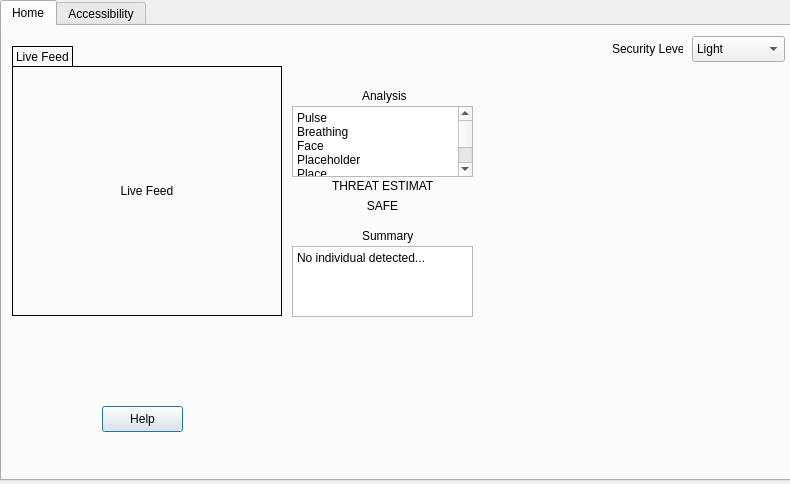
<?xml version="1.0" encoding="UTF-8"?>
<ui version="4.0">
 <class>Dialog</class>
 <widget class="QDialog" name="Dialog">
  <property name="geometry">
   <rect>
    <x>0</x>
    <y>0</y>
    <width>790</width>
    <height>484</height>
   </rect>
  </property>
  <property name="windowTitle">
   <string>Dialog</string>
  </property>
  <widget class="QTabWidget" name="tabWidget">
   <property name="geometry">
    <rect>
     <x>0</x>
     <y>0</y>
     <width>801</width>
     <height>481</height>
    </rect>
   </property>
   <property name="currentIndex">
    <number>0</number>
   </property>
   <widget class="QWidget" name="home">
    <attribute name="title">
     <string>Home</string>
    </attribute>
    <widget class="QLabel" name="camera_feed">
     <property name="geometry">
      <rect>
       <x>10</x>
       <y>40</y>
       <width>270</width>
       <height>250</height>
      </rect>
     </property>
     <property name="frameShape">
      <enum>QFrame::Shape::Box</enum>
     </property>
     <property name="text">
      <string>Live Feed</string>
     </property>
     <property name="alignment">
      <set>Qt::AlignmentFlag::AlignCenter</set>
     </property>
    </widget>
    <widget class="QLabel" name="sec_level_label">
     <property name="geometry">
      <rect>
       <x>610</x>
       <y>15</y>
       <width>71</width>
       <height>16</height>
      </rect>
     </property>
     <property name="text">
      <string>Security Level</string>
     </property>
    </widget>
    <widget class="QComboBox" name="sec_level_combo">
     <property name="geometry">
      <rect>
       <x>690</x>
       <y>10</y>
       <width>93</width>
       <height>26</height>
      </rect>
     </property>
     <item>
      <property name="text">
       <string>Light</string>
      </property>
     </item>
     <item>
      <property name="text">
       <string>Medium</string>
      </property>
     </item>
     <item>
      <property name="text">
       <string>High</string>
      </property>
     </item>
    </widget>
    <widget class="QTextBrowser" name="stats_text">
     <property name="geometry">
      <rect>
       <x>290</x>
       <y>80</y>
       <width>181</width>
       <height>71</height>
      </rect>
     </property>
     <property name="html">
      <string>&lt;!DOCTYPE HTML PUBLIC &quot;-//W3C//DTD HTML 4.0//EN&quot; &quot;http://www.w3.org/TR/REC-html40/strict.dtd&quot;&gt;
&lt;html&gt;&lt;head&gt;&lt;meta name=&quot;qrichtext&quot; content=&quot;1&quot; /&gt;&lt;meta charset=&quot;utf-8&quot; /&gt;&lt;style type=&quot;text/css&quot;&gt;
p, li { white-space: pre-wrap; }
hr { height: 1px; border-width: 0; }
li.unchecked::marker { content: &quot;\2610&quot;; }
li.checked::marker { content: &quot;\2612&quot;; }
&lt;/style&gt;&lt;/head&gt;&lt;body style=&quot; font-family:'Segoe UI'; font-size:9pt; font-weight:400; font-style:normal;&quot;&gt;
&lt;p style=&quot; margin-top:0px; margin-bottom:0px; margin-left:0px; margin-right:0px; -qt-block-indent:0; text-indent:0px;&quot;&gt;Pulse&lt;/p&gt;
&lt;p style=&quot; margin-top:0px; margin-bottom:0px; margin-left:0px; margin-right:0px; -qt-block-indent:0; text-indent:0px;&quot;&gt;Breathing&lt;/p&gt;
&lt;p style=&quot; margin-top:0px; margin-bottom:0px; margin-left:0px; margin-right:0px; -qt-block-indent:0; text-indent:0px;&quot;&gt;Face&lt;/p&gt;
&lt;p style=&quot; margin-top:0px; margin-bottom:0px; margin-left:0px; margin-right:0px; -qt-block-indent:0; text-indent:0px;&quot;&gt;Placeholder&lt;/p&gt;
&lt;p style=&quot; margin-top:0px; margin-bottom:0px; margin-left:0px; margin-right:0px; -qt-block-indent:0; text-indent:0px;&quot;&gt;Place&lt;/p&gt;
&lt;p style=&quot; margin-top:0px; margin-bottom:0px; margin-left:0px; margin-right:0px; -qt-block-indent:0; text-indent:0px;&quot;&gt;Lace&lt;/p&gt;
&lt;p style=&quot; margin-top:0px; margin-bottom:0px; margin-left:0px; margin-right:0px; -qt-block-indent:0; text-indent:0px;&quot;&gt;Ac&lt;/p&gt;
&lt;p style=&quot; margin-top:0px; margin-bottom:0px; margin-left:0px; margin-right:0px; -qt-block-indent:0; text-indent:0px;&quot;&gt;A&lt;/p&gt;
&lt;p style=&quot; margin-top:0px; margin-bottom:0px; margin-left:0px; margin-right:0px; -qt-block-indent:0; text-indent:0px;&quot;&gt;.&lt;/p&gt;&lt;/body&gt;&lt;/html&gt;</string>
     </property>
    </widget>
    <widget class="QLabel" name="analysis_label">
     <property name="geometry">
      <rect>
       <x>360</x>
       <y>60</y>
       <width>51</width>
       <height>20</height>
      </rect>
     </property>
     <property name="text">
      <string>Analysis</string>
     </property>
    </widget>
    <widget class="QLabel" name="threat_estimate_label">
     <property name="geometry">
      <rect>
       <x>330</x>
       <y>150</y>
       <width>101</width>
       <height>20</height>
      </rect>
     </property>
     <property name="text">
      <string>THREAT ESTIMATE</string>
     </property>
    </widget>
    <widget class="QLabel" name="threat_level_label">
     <property name="geometry">
      <rect>
       <x>330</x>
       <y>170</y>
       <width>101</width>
       <height>20</height>
      </rect>
     </property>
     <property name="whatsThis">
      <UInt>0</UInt>
     </property>
     <property name="text">
      <string>SAFE</string>
     </property>
     <property name="alignment">
      <set>Qt::AlignmentFlag::AlignCenter</set>
     </property>
    </widget>
    <widget class="QLabel" name="summary_label">
     <property name="geometry">
      <rect>
       <x>360</x>
       <y>200</y>
       <width>51</width>
       <height>20</height>
      </rect>
     </property>
     <property name="text">
      <string>Summary</string>
     </property>
    </widget>
    <widget class="QTextBrowser" name="stats_text_2">
     <property name="geometry">
      <rect>
       <x>290</x>
       <y>220</y>
       <width>181</width>
       <height>71</height>
      </rect>
     </property>
     <property name="html">
      <string>&lt;!DOCTYPE HTML PUBLIC &quot;-//W3C//DTD HTML 4.0//EN&quot; &quot;http://www.w3.org/TR/REC-html40/strict.dtd&quot;&gt;
&lt;html&gt;&lt;head&gt;&lt;meta name=&quot;qrichtext&quot; content=&quot;1&quot; /&gt;&lt;meta charset=&quot;utf-8&quot; /&gt;&lt;style type=&quot;text/css&quot;&gt;
p, li { white-space: pre-wrap; }
hr { height: 1px; border-width: 0; }
li.unchecked::marker { content: &quot;\2610&quot;; }
li.checked::marker { content: &quot;\2612&quot;; }
&lt;/style&gt;&lt;/head&gt;&lt;body style=&quot; font-family:'Segoe UI'; font-size:9pt; font-weight:400; font-style:normal;&quot;&gt;
&lt;p style=&quot; margin-top:0px; margin-bottom:0px; margin-left:0px; margin-right:0px; -qt-block-indent:0; text-indent:0px;&quot;&gt;No individual detected...&lt;/p&gt;&lt;/body&gt;&lt;/html&gt;</string>
     </property>
    </widget>
    <widget class="QLabel" name="camera_label">
     <property name="geometry">
      <rect>
       <x>10</x>
       <y>20</y>
       <width>61</width>
       <height>21</height>
      </rect>
     </property>
     <property name="frameShape">
      <enum>QFrame::Shape::Box</enum>
     </property>
     <property name="text">
      <string>Live Feed</string>
     </property>
     <property name="alignment">
      <set>Qt::AlignmentFlag::AlignLeading|Qt::AlignmentFlag::AlignLeft|Qt::AlignmentFlag::AlignVCenter</set>
     </property>
    </widget>
    <widget class="QLabel" name="help_icon">
     <property name="geometry">
      <rect>
       <x>40</x>
       <y>370</y>
       <width>41</width>
       <height>41</height>
      </rect>
     </property>
     <property name="text">
      <string/>
     </property>
     <property name="pixmap">
      <pixmap>gui/assets/info_icon.png</pixmap>
     </property>
     <property name="scaledContents">
      <bool>true</bool>
     </property>
    </widget>
    <widget class="QPushButton" name="help_button">
     <property name="geometry">
      <rect>
       <x>100</x>
       <y>380</y>
       <width>81</width>
       <height>26</height>
      </rect>
     </property>
     <property name="text">
      <string>Help</string>
     </property>
    </widget>
   </widget>
   <widget class="QWidget" name="accessibility">
    <attribute name="title">
     <string>Accessibility</string>
    </attribute>
   </widget>
  </widget>
 </widget>
 <resources/>
 <connections/>
</ui>
